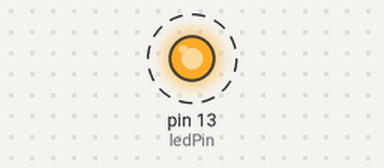
Recording of a sketch running on a simulated Arduino Uno, built with avr-gcc and run on an emulated ATmega328P. Shown: output pins drawn as LEDs (lit = HIGH). Dashed ring = blinking.

Above: at 0.2 s.
Timing chart, 0 to 3.0 s (numbered marks = the images above):
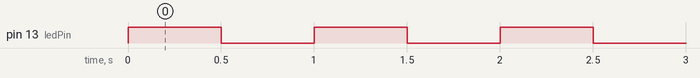

The sketch:

IST_Timer_CTC.ino
```cpp
#define ledPin 13

void setup()
{
  pinMode(ledPin, OUTPUT);  // Ausgabe LED festlegen

  // Timer 1
  noInterrupts();           // Alle Interrupts temporär abschalten
  TCCR1A = 0;
  TCCR1B = 0;
  TCNT1 = 0;                // Register mit 0 initialisieren
  OCR1A = 31250;            // Output Compare Register vorbelegen
  TCCR1B |= (1 << CS12);    // 256 als Prescale-Wert spezifizieren
  TIMSK1 |= (1 << OCIE1A);  // Timer Compare Interrupt aktivieren
  interrupts();             // alle Interrupts scharf schalten
}
// Hier kommt die selbstdefinierte Interruptbehandlungsroutine
// für den Timer Compare Interrupt
ISR(TIMER1_COMPA_vect)
{
  TCNT1 = 0;                // Register mit 0 initialisieren
  digitalWrite(ledPin, digitalRead(ledPin) ^ 1); // LED ein und aus
}

void loop()
{
  // Wir könnten hier zusätzlichen Code integrieren
}
```

Measured:
- by itself, pin 13 (ledPin): alternates HIGH for 0.50 s and LOW for 0.50 s
